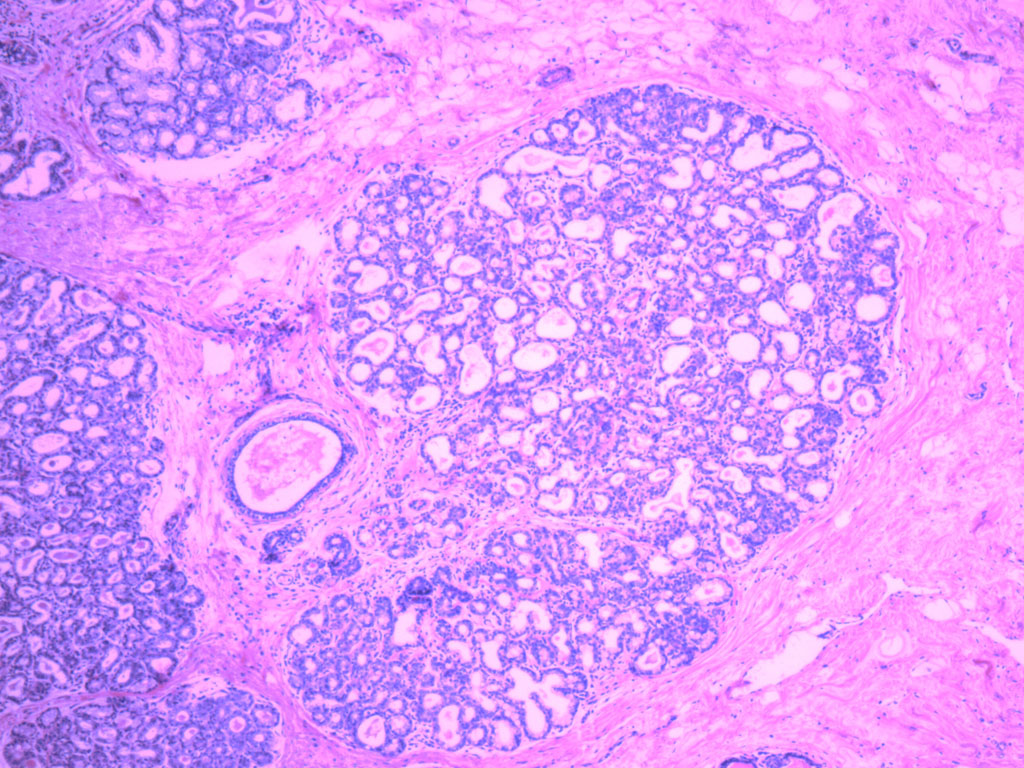
#> input picture Images/active_mature_breast.jpg, 1024 x 768 px, found by its file name; its folder holds only this picture in this run
$ python main.py   (older library calls are emulated)
#> lines starting #> are read from the running program, lines starting #| are printed output that depends on the picture; after the words box and inside, x2 and y2 are one past the last pixel; in counts of white or black regions, pixels touching at a corner belong together
#> in processImage, imgOriginal is the input picture: shape (768, 1024, 3); mean B, G, R 250.2, 152.6, 222.4
### functions.py

import cv2
import numpy as np
import params as P
from Non_Max_Suppression import *


def getROIs(img):
    contours, hierarchy = cv2.findContours(img, cv2.RETR_LIST, cv2.CHAIN_APPROX_TC89_L1)
    areas = getFilter(contours)
    rectList = filterRects(contours, areas[0], areas[1])

    return rectList

def getFilter(contours):
    lst = []
    for cont in contours:
        area = cv2.contourArea(cont)
        if area >= P.MIN_AREA:
            lst.append(area)

    return np.percentile(lst, 50 - P.PERCENTILE_GAP), np.percentile(lst, 50 + P.PERCENTILE_GAP)

def filterRects(contours, minArea, maxArea):
    filtredCont = []
    lst = []
    for cont in contours:
        area = cv2.contourArea(cont)
        if area > minArea and area < maxArea:
            x,y,w,h = cv2.boundingRect(cont)
            lst.append([x,y, x+w, y+h])
    lista = np.array(lst)
    filtredCont = non_max_suppression_slow(lista, 0.3)

    return filtredCont

def highlighter(img, img2):
    thresh = P.HL_TRESH
    for i in range(P.HL_K):
        img = img2.copy()
        img[np.all(img > thresh, axis=2)] = 0
        img = img + img2
        thresh = thresh + P.HL_STEP
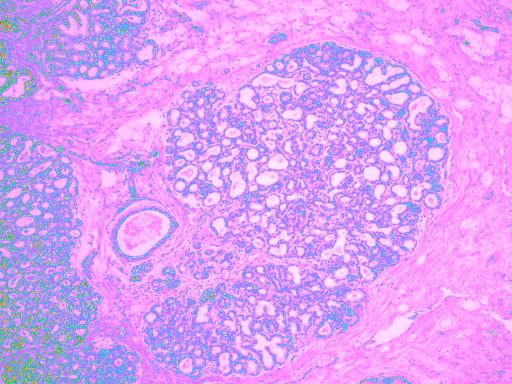
#> img: shape (768, 1024, 3) (shown at 1/2 size); mean B, G, R 248, 160.6, 219.6
#> after the loop, thresh = 120
    return img

def drawROIs(img, ROIlist):
    for cont in ROIlist:
        cv2.rectangle(img, (cont[0],cont[1]),(cont[2],cont[3]), (0, 255, 255),1)
    return img

def getPos(imageSize, ROIlist):
    lstPos = []
    if len(ROIlist) > 0:
        for r in ROIlist:
            pos = calcPos(r, imageSize)
            lstPos.append(pos)
    return lstPos

def calcPos(ROI, imageSize):
    x = (ROI[0] - P.SXS) / P.SXS
    y = (ROI[1] - P.SXS) / P.SXS
    w = ROI[2] / imageSize[0]
    h = ROI[3] / imageSize[1]
    return [x, y, w, h]

### Non_Max_Suppression.py
# import the necessary packages
import numpy as np
#  Felzenszwalb et al.
def non_max_suppression_slow(boxes, overlapThresh):
    # if there are no boxes, return an empty list
    if len(boxes) == 0:
        return []
    # initialize the list of picked indexes
    pick = []
    # grab the coordinates of the bounding boxes
    x1 = boxes[:,0]
    y1 = boxes[:,1]
    x2 = boxes[:,2]
    y2 = boxes[:,3]
    # compute the area of the bounding boxes and sort the bounding
    # boxes by the bottom-right y-coordinate of the bounding box
    area = (x2 - x1 + 1) * (y2 - y1 + 1)
    idxs = np.argsort(y2)
    # keep looping while some indexes still remain in the indexes
    # list
    while len(idxs) > 0:
    # grab the last index in the indexes list, add the index
    # value to the list of picked indexes, then initialize
    # the suppression list (i.e. indexes that will be deleted)
    # using the last index
        last = len(idxs) - 1
        i = idxs[last]
        pick.append(i)
        suppress = [last]
        for pos in range(0, last):
            # grab the current index
            j = idxs[pos]
            # find the largest (x, y) coordinates for the start of
            # the bounding box and the smallest (x, y) coordinates
            # for the end of the bounding box
            xx1 = max(x1[i], x1[j])
            yy1 = max(y1[i], y1[j])
            xx2 = min(x2[i], x2[j])
            yy2 = min(y2[i], y2[j])
            # compute the width and height of the bounding box
            w = max(0, xx2 - xx1 + 1)
            h = max(0, yy2 - yy1 + 1)
            # compute the ratio of overlap between the computed
            # bounding box and the bounding box in the area list
            overlap = float(w * h) / area[j]
            # if there is sufficient overlap, suppress the
            # current bounding box
            if overlap > overlapThresh:
                suppress.append(pos)
        # delete all indexes from the index list that are in the
        # suppression list
        idxs = np.delete(idxs, suppress)
    # return only the bounding boxes that were picked
    return boxes[pick]

# Malisiewicz et al.
# [45 lines left out: function non_max_suppression_fast, not called in this run]

### main.py
import cv2
import os
import numpy as np
import params as P
import functions as F

def processImage(file, showImage):
    imgOriginal =  cv2.imread(P.PATH + image)
    if not imgOriginal is None:
        imgCopy = imgOriginal.copy()

        imgCopy = F.highlighter(imgCopy, imgOriginal)
        imgCopy = imgOriginal - imgCopy

        imgGray = cv2.cvtColor(imgCopy, cv2.COLOR_BGR2GRAY)
        th, imgThresh = cv2.threshold(imgGray, 0, 255, cv2.THRESH_BINARY | cv2.THRESH_OTSU)
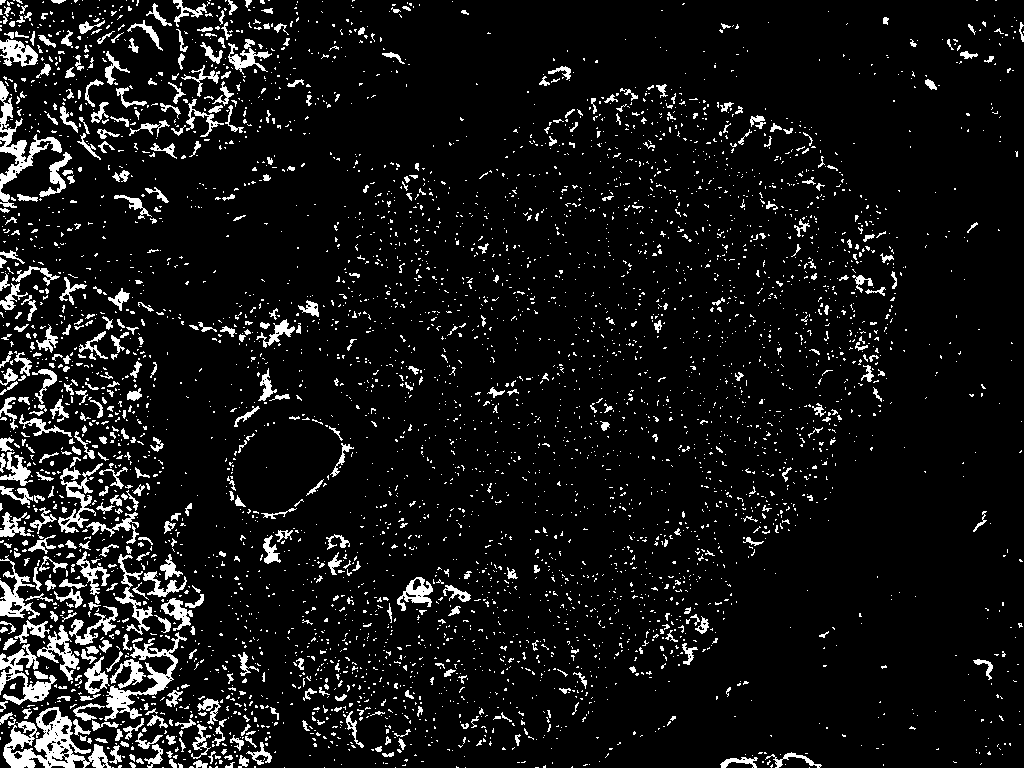
#> imgThresh: shape (768, 1024); 8.1% white; 4636 white regions (4110 under 20 px)
#> th = 0
        imgGaussian = cv2.GaussianBlur(imgThresh,P.GB_SIZE,0)

        closing = cv2.morphologyEx(imgGaussian, cv2.MORPH_CROSS, P.ME_KERNEL, iterations=P.ME_K)
        closing = cv2.erode(closing, P.E_SIZE, iterations=P.E_K)

        morph = cv2.Laplacian(closing, cv2.CV_64F)
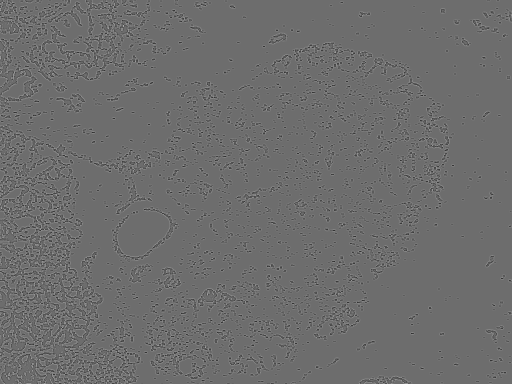
#> morph: shape (768, 1024) float64 (shown at 1/2 size); min -286, max 380, mean 0; drawn with min black and max white
        max=np.max(morph)
#> max = 380
        div = max/float(255)
#> div = 1.49
        imgGaussian = np.uint8(np.round(morph / div))
        lstROIs = F.getROIs(imgGaussian)
#> in getROIs, `contours, hierarchy = cv2.findContours(img, cv2.RETR_LIST, cv2.CHAIN_A..`: contours = 13365 contours, 12445 with area under 20; largest, box (x1, y1, x2, y2) and area: (0, 246, 287, 768) 85093, (0, 0, 343, 243) 39341, (289, 596, 439, 760) 10718, (821, 204, 909, 419) 6546, (19, 18, 178, 118) 4760
#> the loop in getFilter, `for cont in contours:` made 13365 passes
#> area on passes 129, 160, 272: 57, 76, 1100.5
#> after the loop in getFilter, `for cont in contours:`: lst = 507 values, max 85093 at index 362, min 50 at index 117, mean 554.9
#> in getROIs, `areas = getFilter(contours)`: areas = (54, 1093.1)
#> the loop in filterRects, `for cont in contours:` made 13365 passes
#> (area, x, y, w, h) on passes 129, 160, 311, 366, 367, 425, 438, 443: (57, 514, 760, 15, 6), (76, 392, 758, 19, 10), (108.5, 134, 748, 20, 10), (71.5, 52, 745, 10, 14), (78.5, 982, 745, 12, 13), (149, 994, 742, 20, 16), (159.5, 596, 741, 27, 24), (68, 384, 740, 13, 13)
#> after the loop in filterRects, `for cont in contours:`: lst = 453 items, first 6: [514, 760, 529, 766], [392, 758, 411, 768], [134, 748, 154, 758], [52, 745, 62, 759], [982, 745, 994, 758], [994, 742, 1014, 758]
#> in filterRects, `lista = np.array(lst)`: lista = 453 rows, first 6: [514, 760, 529, 766], [392, 758, 411, 768], [134, 748, 154, 758], [52, 745, 62, 759], [982, 745, 994, 758], [994, 742, 1014, 758]
#> in non_max_suppression_slow, `x1 = boxes[:,0]`: x1 = 453 values, max 1012 at index 386, min 0 at index 405, mean 432.7
#> in non_max_suppression_slow, `y1 = boxes[:,1]`: y1 = 453 values, max 760 at index 0, min 0 at index 448, mean 393.7
#> in non_max_suppression_slow, `x2 = boxes[:,2]`: x2 = 453 values, max 1024 at index 83, min 13 at index 405, mean 454.7
#> in non_max_suppression_slow, `y2 = boxes[:,3]`: y2 = 453 values, max 768 at index 1, min 7 at index 450, mean 411.5
#> in non_max_suppression_slow, `area = (x2 - x1 + 1) * (y2 - y1 + 1)`: area = 453 values, max 3021 at index 315, min 108 at index 446, mean 502.3
#> in non_max_suppression_slow, `idxs = np.argsort(y2)`: idxs = 453 values, max 452 at index 1, min 0 at index 451, mean 226
#> the loop in non_max_suppression_slow, `while len(idxs) > 0:` made 424 passes
#> (last, i) on passes 1 to 3: (452, 1), (451, 0), (450, 6)
#> after the loop in non_max_suppression_slow, `while len(idxs) > 0:`: idxs = empty array; pick = 424 values, max 452 at index 423, min 0 at index 1, mean 225.9
#> in filterRects, `filtredCont = non_max_suppression_slow(lista, 0.3)`: filtredCont = 424 rows, first 6: [392, 758, 411, 768], [514, 760, 529, 766], [596, 741, 623, 765], [52, 745, 62, 759], [134, 748, 154, 758], [982, 745, 994, 758]
#> in getROIs, `rectList = filterRects(contours, areas[0], areas[1])`: rectList has the same summary as filtredCont in filterRects
#> lstROIs has the same summary as filtredCont in filterRects
        pos = F.getPos(imgOriginal.shape, lstROIs)
#> the loop in getPos, `for r in ROIlist:` made 424 passes
#> r on passes 30 to 32: [58, 703, 73, 719], [909, 708, 921, 719], [87, 709, 110, 718]
        print(pos)
#> (printed output is left out)

        if showImage:
            imgROIs = F.drawROIs(imgOriginal, lstROIs)
#> the loop in drawROIs, `for cont in ROIlist:` made 424 passes
#> after the loop in drawROIs, `for cont in ROIlist:`:
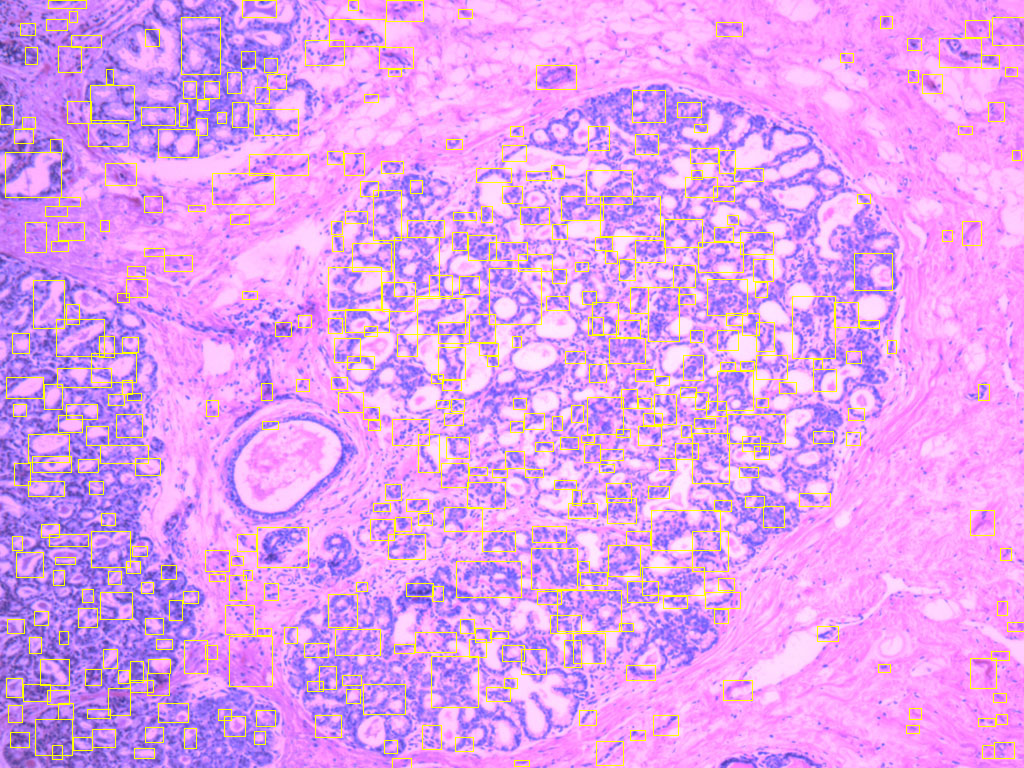
#> img: shape (768, 1024, 3); mean B, G, R 239.5, 157.2, 224.2
            cv2.imshow(image, imgROIs)
            cv2.waitKey(0)
            cv2.destroyAllWindows()

images = os.listdir(P.PATH)

for image in images:
    processImage(image, True)

$ run again, on Images/anterior_pituitary.jpg
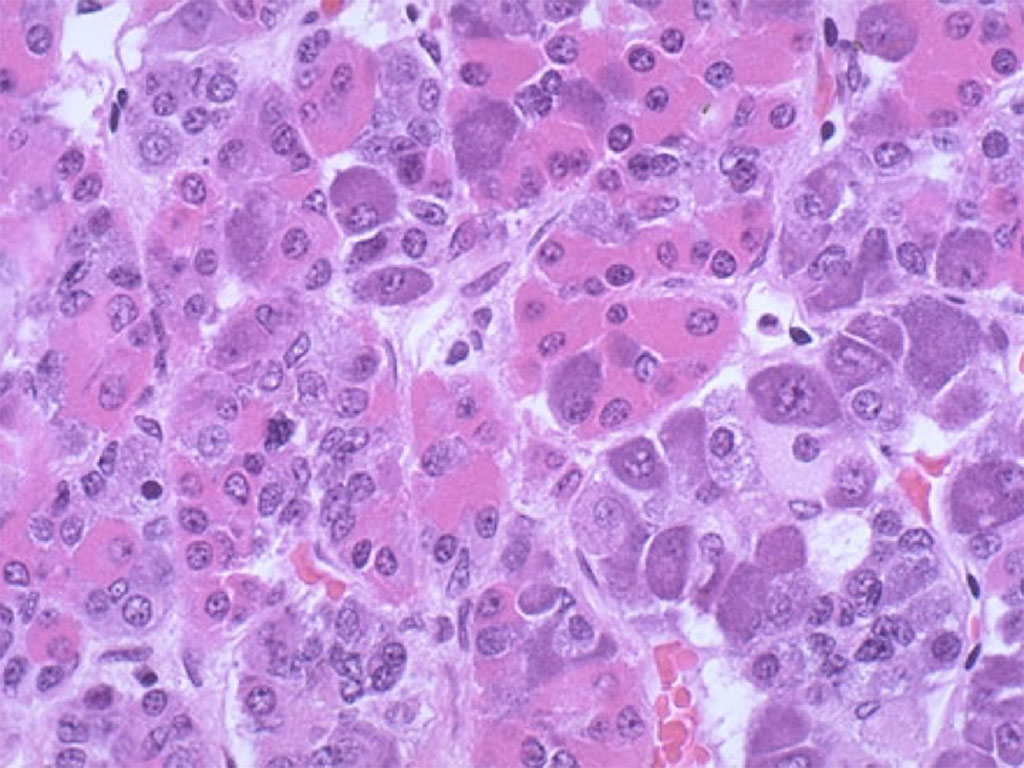
#> input picture Images/anterior_pituitary.jpg, 1024 x 768 px, found by its file name
#> in processImage, imgOriginal is the input picture: shape (768, 1024, 3); mean B, G, R 217.6, 144.4, 194.7
#> after the loop in highlighter, `for i in range(P.HL_K):`: thresh = 120
#> in processImage, `th, imgThresh = cv2.threshold(imgGray, 0, 255, cv2.THRESH_BINARY | cv2..`:
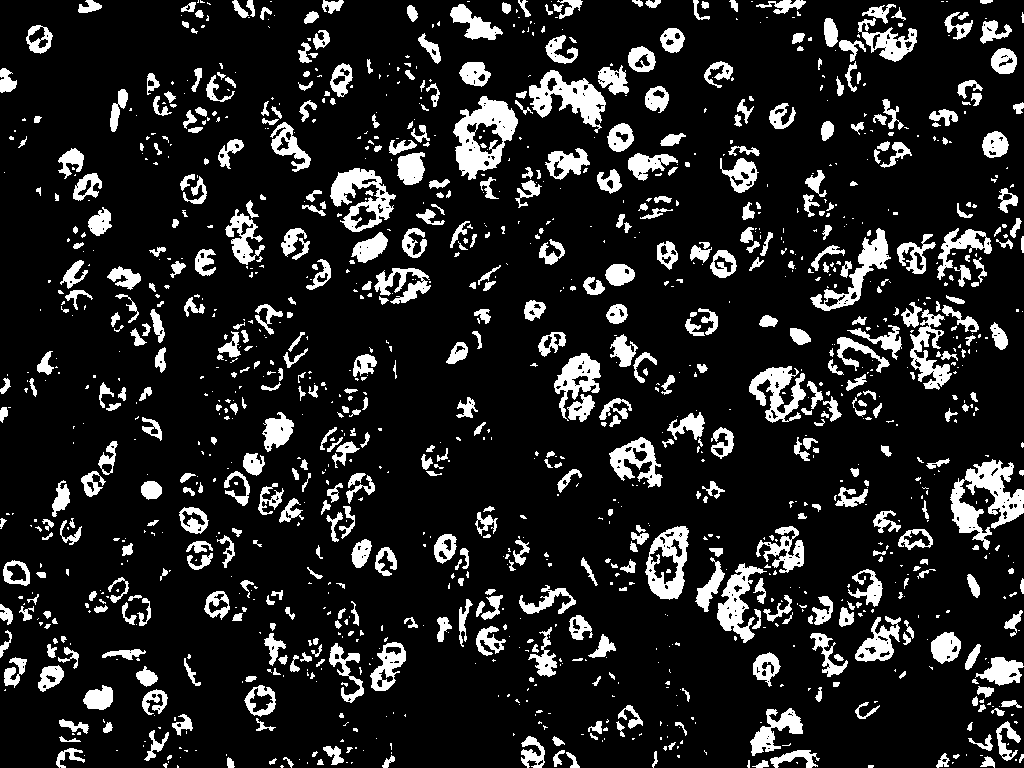
#> imgThresh: shape (768, 1024); 14.1% white; 1311 white regions (740 under 20 px)
#> th = 0
#> max = 333
#> div = 1.31
#> contours = 5360 contours, 4556 with area under 20; largest, box (x1, y1, x2, y2) and area: (450, 45, 659, 202) 9894, (825, 294, 1011, 399) 9818, (692, 525, 836, 646) 8134, (894, 218, 1024, 290) 4912, (947, 454, 1024, 562) 4801
#> the loop in getFilter, `for cont in contours:` made 5360 passes
#> area on passes 47, 82, 84: 44, 166, 241
#> after the loop in getFilter, `for cont in contours:`: lst = 541 values, max 9893.5 at index 499, min 50 at index 175, mean 514.3
#> areas = (57, 1623.5)
#> the loop in filterRects, `for cont in contours:` made 5360 passes
#> (area, x, y, w, h) on passes 82, 84, 96, 100, 103, 106, 128, 141: (166, 777, 756, 32, 12), (241, 266, 756, 31, 12), (206.5, 977, 754, 21, 14), (113.5, 160, 754, 15, 14), (110.5, 223, 754, 15, 14), (336.5, 933, 752, 37, 16), (65, 333, 749, 11, 16), (137, 521, 747, 24, 19)
#> after the loop in filterRects, `for cont in contours:`: lst = 485 items, first 6: [777, 756, 809, 768], [266, 756, 297, 768], [977, 754, 998, 768], [160, 754, 175, 768], [223, 754, 238, 768], [933, 752, 970, 768]
#> lista = 485 rows, first 6: [777, 756, 809, 768], [266, 756, 297, 768], [977, 754, 998, 768], [160, 754, 175, 768], [223, 754, 238, 768], [933, 752, 970, 768]
#> x1 = 485 values, max 1010 at index 413, min 0 at index 83, mean 516.5
#> y1 = 485 values, max 756 at index 0, min 0 at index 473, mean 366
#> x2 = 485 values, max 1024 at index 23, min 12 at index 123, mean 541.2
#> y2 = 485 values, max 768 at index 0, min 7 at index 473, mean 389.6
#> in non_max_suppression_slow, `area = (x2 - x1 + 1) * (y2 - y1 + 1)`: area = 485 values, max 4256 at index 426, min 117 at index 281, mean 750.4
#> in non_max_suppression_slow, `idxs = np.argsort(y2)`: idxs = 485 values, max 484 at index 3, min 0 at index 484, mean 242
#> the loop in non_max_suppression_slow, `while len(idxs) > 0:` made 338 passes
#> (last, i) on passes 1 to 3: (484, 0), (483, 8), (482, 16)
#> after the loop in non_max_suppression_slow, `while len(idxs) > 0:`: idxs = empty array; pick = 338 values, max 484 at index 334, min 0 at index 0, mean 241.7
#> filtredCont = 338 rows, first 6: [777, 756, 809, 768], [53, 747, 88, 768], [518, 735, 548, 768], [549, 735, 583, 768], [309, 738, 367, 768], [649, 721, 690, 768]
#> rectList has the same summary as filtredCont in filterRects
#> lstROIs has the same summary as filtredCont in filterRects
#> the loop in getPos, `for r in ROIlist:` made 338 passes
#> r on passes 30 to 32: [512, 698, 531, 707], [678, 687, 693, 705], [812, 686, 825, 705]
#> (printed output is left out)
#> the loop in drawROIs, `for cont in ROIlist:` made 338 passes
#> after the loop in drawROIs, `for cont in ROIlist:`:
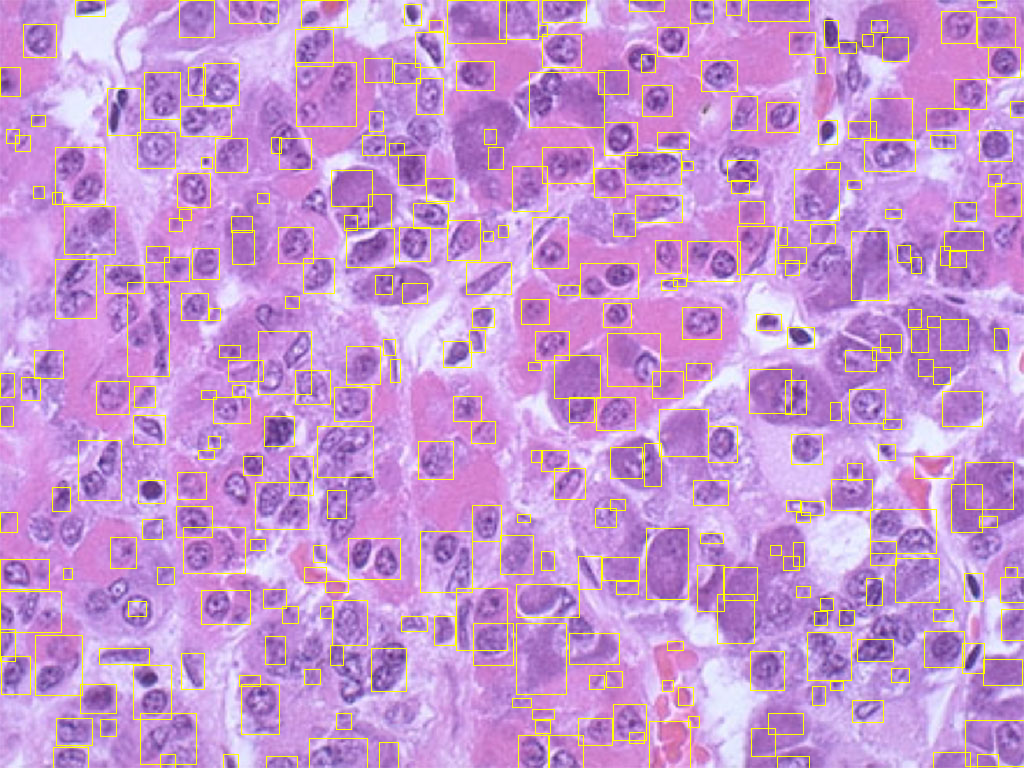
#> img: shape (768, 1024, 3); mean B, G, R 207.8, 149.4, 197.4
